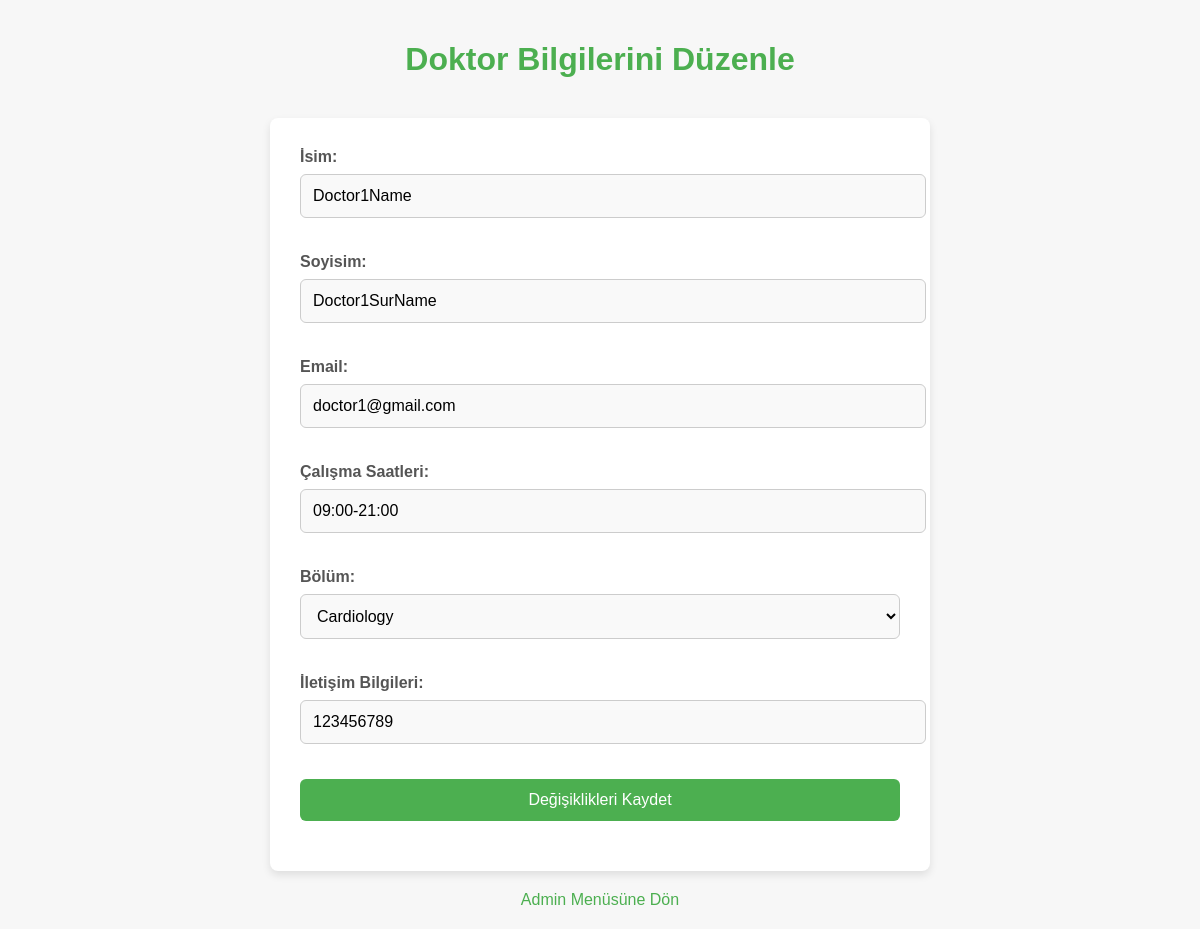
Screenshot of /editDoctor/1 (signed in) with the database file from the repository.
### tables this page shows
CREATE TABLE doctor (
                        name TEXT,
                        surname TEXT,
                        email TEXT,
                        workHours TEXT,
                        department TEXT,
                        contact_info TEXT,
                        doctorID INTEGER PRIMARY KEY AUTOINCREMENT,
                        FOREIGN KEY (email) REFERENCES users(email)
                    );

### main.py (the view, shortened to what this page needs)
@app.route("/editDoctor/<int:doctor_id>", methods=["GET", "POST"])
def edit_doctor(doctor_id):
    if "admin_email" not in session:
        return redirect(url_for("login"))
    connection = sqlite3.connect("database.db")
    cursor = connection.cursor()
    cursor.execute("SELECT * FROM doctor WHERE doctorID = ?", (doctor_id,))
    doctor = cursor.fetchone()
    if not doctor:
        return "Doctor not found."
    cursor.execute("SELECT * FROM departments")
    departments = cursor.fetchall()
    connection.close()
    return render_template("editDoctor.html", doctor=doctor, departments=departments) # Doktor düzenleme sayfasına verileri gönder

### main.py (called while the page is built)
@app.before_request
def log_session():
    print(f"Session Data: {session}")

### templates/editDoctor.html (shortened to what this page needs)
<!DOCTYPE html>
<html lang="en">
<head>
</head>
<body>
    <h1>Doktor Bilgilerini Düzenle</h1>
    <div class="form-container">
        <form method="POST">
            <div class="form-group">
                <label for="name">İsim:</label>
                <input type="text" name="name" id="name" value="{{ doctor[0] }}" required>
            </div>
            <div class="form-group">
                <label for="surname">Soyisim:</label>
                <input type="text" name="surname" id="surname" value="{{ doctor[1] }}" required>
            </div>
            <div class="form-group">
                <label for="email">Email:</label>
                <input type="email" name="email" id="email" value="{{ doctor[2] }}" required>
            </div>
            <div class="form-group">
                <label for="workHours">Çalışma Saatleri:</label>
                <input type="text" name="workHours" id="workHours" value="{{ doctor[3] }}" required>
            </div>
            <div class="form-group">
                <label for="department">Bölüm:</label>
                <select name="department" id="department" required>
                    {% for dept in departments %}
                        <option value="{{ dept[1] }}" {% if dept[0] == doctor[5] %} selected {% endif %}>{{ dept[1] }}</option>
                    {% endfor %}
                </select>
            </div>
            <div class="form-group">
                <label for="contact_info">İletişim Bilgileri:</label>
                <input type="text" name="contact_info" id="contact_info" value="{{ doctor[5] }}" required>
            </div>
            <button type="submit">Değişiklikleri Kaydet</button>
        </form>
    </div>
    <a href="{{ url_for('admin_menu') }}">Admin Menüsüne Dön</a>
</body>
</html>

### templates/editDoctor.html (style rules this page uses)
body { font-family: 'Arial', sans-serif; background-color: #f7f7f7; margin: 0; padding: 20px; color: #333; }
h1 { color: #4CAF50; text-align: center; margin-bottom: 30px; }
form { background-color: white; padding: 30px; border-radius: 8px; box-shadow: 0 4px 8px rgba(0, 0, 0, 0.1); max-width: 600px; margin: 0 auto; }
label { display: block; font-weight: bold; margin-bottom: 8px; color: #555; }
input, select, button { width: 100%; padding: 12px; margin-bottom: 20px; border-radius: 6px; border: 1px solid #ccc; font-size: 16px; }
input[type="text"], input[type="email"] { background-color: #f9f9f9; }
select { background-color: #f9f9f9; }
button { background-color: #4CAF50; color: white; border: none; cursor: pointer; transition: background-color 0.3s; }
a { display: block; text-align: center; margin-top: 20px; color: #4CAF50; text-decoration: none; font-size: 16px; }
.form-container { margin-top: 40px; }
.form-group { margin-bottom: 15px; }

### rows the page displays
doctor: name "Doctor1Name", surname "Doctor1SurName", email "doctor1@gmail.com", workHours "09:00-21:00", contact_info "123456789"

### other values shown
form field department "Cardiology"
